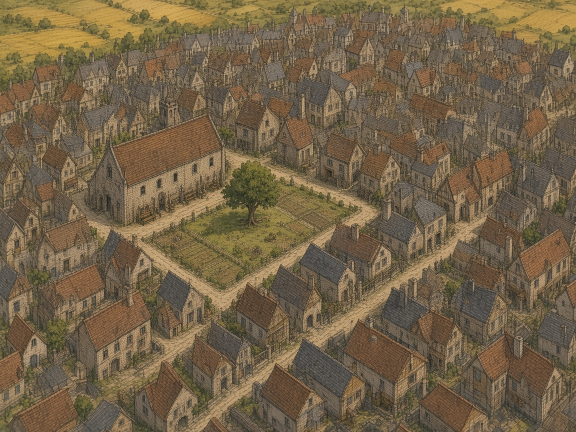
#> input picture 14 - Assets/Maps/Seinbrun-Plan-Atlas.png, 1152 x 864 px (shown at 1/2 size)
$ python label_seat_plans.py
#> lines starting #> are read from the running program, lines starting #| are printed output that depends on the picture
#!/usr/bin/env python3
"""Label the steep bird's-eye plans of the cities and towns.

The ink hand is shared. The ordinary house is the band card in
Map Generation Tooling. Orentel is the shore-lands house, and
Maiethlir uses the mother-core house. The image model was not
asked to write. West is left. A name sits on the feature it names.

    python3 "14 - Assets/Maps/label_seat_plans.py"
"""

from __future__ import annotations

from pathlib import Path

from PIL import Image, ImageDraw, ImageFont


ROOT = Path(__file__).resolve().parent
FONT = Path("/usr/share/fonts/truetype/liberation/LiberationSerif-Bold.ttf")
TYPE = (48, 32, 18)
TYPE_WATER = (28, 48, 62)
HALO = (244, 236, 214)
MARK = (42, 28, 16)

# A mark is text at (x, y). When fx, fy are set, a leader runs from the
# name to that point on the feature, the same way the Orentel city sheet
# keeps the name off the thing it names.
Mark = tuple[int, int, str, tuple[int, int, int]] | tuple[int, int, str, tuple[int, int, int], int, int]


def font(size: int) -> ImageFont.FreeTypeFont:
    return ImageFont.truetype(str(FONT), size)


def halo(draw, xy, text, face, fill):
    draw.text(xy, text, font=face, fill=fill, anchor="mm", stroke_width=3, stroke_fill=HALO)


def leader(draw, start, end):
    draw.line((start, end), fill=HALO, width=3)
    draw.line((start, end), fill=MARK, width=1)


def label(master: str, out: str, marks: list[Mark]) -> None:
#> called with master = 'Seinbrun-Plan-Atlas.png', out = 'Seinbrun-Plan-Atlas-Labeled.png'
    base = Image.open(ROOT / master).convert("RGBA")
    if base.size != (1152, 864):
        raise SystemExit(f"{master} is {base.size}, expected 1152×864")
    ink = ImageDraw.Draw(base)
    face = font(20)
    water = ImageFont.truetype(
        "/usr/share/fonts/truetype/liberation/LiberationSerif-BoldItalic.ttf", 20
    )
    for mark in marks:
        x, y, text, fill = mark[0], mark[1], mark[2], mark[3]
        if len(mark) == 6:
            leader(ink, (x, y), (mark[4], mark[5]))
        halo(ink, (x, y), text, water if fill == TYPE_WATER else face, fill)
    base.convert("RGB").save(ROOT / out, quality=95)
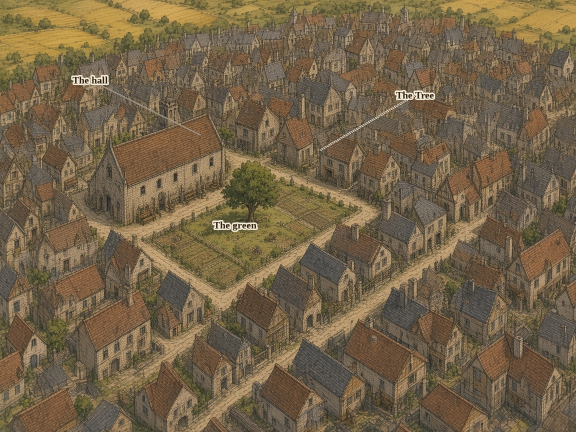
#> saved as Seinbrun-Plan-Atlas-Labeled.png: PIL image 1152x864 RGB (shown at 1/2 size); mean R, G, B 116.1, 98.9, 72.9
    print(f"Wrote {out}")


def main() -> None:
    T, W = TYPE, TYPE_WATER
    label("Seinbrun-Plan-Atlas.png", "Seinbrun-Plan-Atlas-Labeled.png", [
        (180, 160, "The hall", T, 400, 270),
        (830, 190, "The Tree", T, 640, 300),
        (470, 450, "The green", T),
    ])
    label("Rothallo-Plan-Atlas.png", "Rothallo-Plan-Atlas-Labeled.png", [
        (140, 280, "The Tree", T, 280, 430),
        (540, 420, "The Book", T, 380, 510),
        (70, 640, "The gate", T, 170, 730),
        (880, 800, "The beds", T, 620, 780),
    ])
#> call 2 of label, with master = 'Rothallo-Plan-Atlas.png', out = 'Rothallo-Plan-Atlas-Labeled.png'
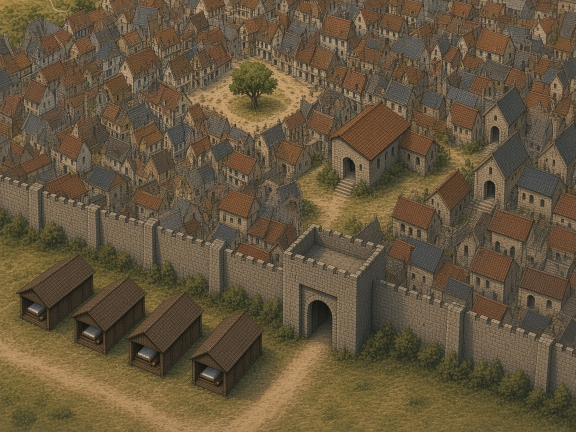
#> input picture 14 - Assets/Maps/Rothallo-Plan-Atlas.png, 1152 x 864 px (shown at 1/2 size)
#> in label (call 2), `base.convert("RGB").save(ROOT / out, quality=95)`:
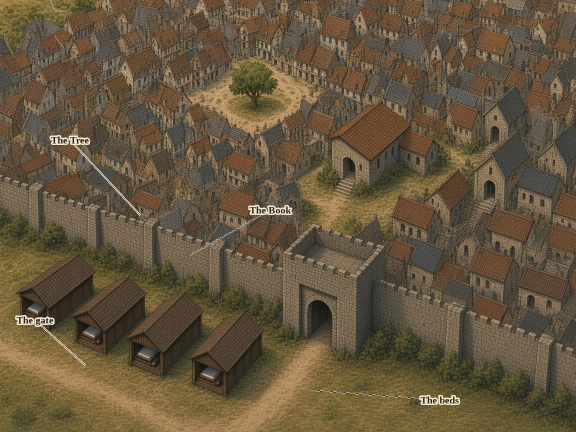
#> saved as Rothallo-Plan-Atlas-Labeled.png: PIL image 1152x864 RGB (shown at 1/2 size); mean R, G, B 101.1, 85.9, 62.2
    label("Larbril-Plan-Atlas.png", "Larbril-Plan-Atlas-Labeled.png", [
        (220, 340, "The Tree", T, 420, 480),
        (700, 460, "The meeting", T, 480, 540),
        (860, 680, "The west road", T),
        (500, 140, "Well-wash", W),
    ])
#> call 3 of label, with master = 'Larbril-Plan-Atlas.png', out = 'Larbril-Plan-Atlas-Labeled.png'
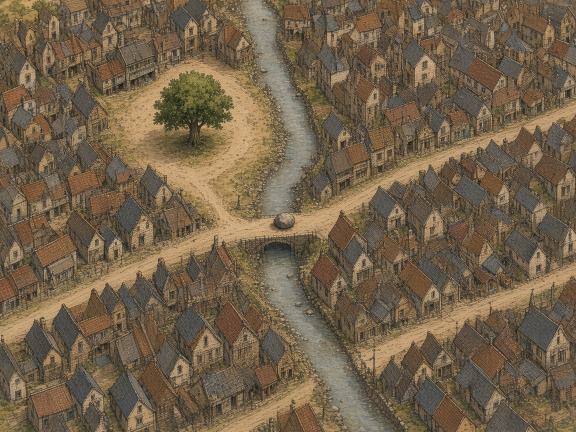
#> input picture 14 - Assets/Maps/Larbril-Plan-Atlas.png, 1152 x 864 px (shown at 1/2 size)
#> in label (call 3), `base.convert("RGB").save(ROOT / out, quality=95)`:
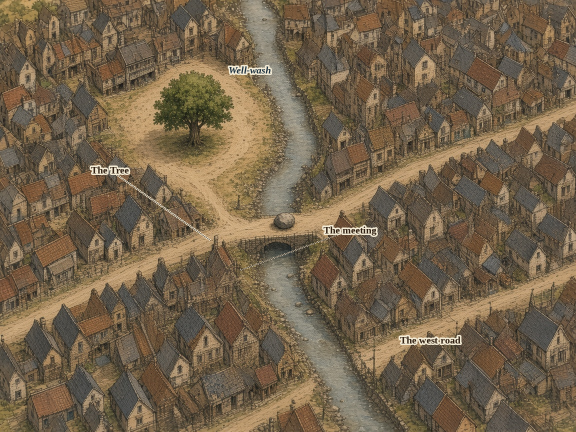
#> saved as Larbril-Plan-Atlas-Labeled.png: PIL image 1152x864 RGB (shown at 1/2 size); mean R, G, B 115.6, 98.4, 75.2
    label("Votaer-Plan-Atlas.png", "Votaer-Plan-Atlas-Labeled.png", [
        (680, 170, "The Tree", T, 480, 300),
        (90, 300, "Classification quay", T, 310, 500),
    ])
    label("Raitin-Plan-Atlas.png", "Raitin-Plan-Atlas-Labeled.png", [
        (200, 170, "The Tree", T, 380, 280),
        (840, 150, "The hall", T, 620, 240),
        (840, 540, "The river stair", T, 640, 480),
    ])
    label("Naenor-Plan-Atlas.png", "Naenor-Plan-Atlas-Labeled.png", [
        (880, 150, "The Tree", T, 690, 240),
        (900, 500, "The signing-watch", T, 700, 400),
    ])
    label("Lunbra-Plan-Atlas.png", "Lunbra-Plan-Atlas-Labeled.png", [
        (320, 260, "The Tree", T, 530, 370),
        (1000, 160, "The roll-room", T, 780, 260),
        (360, 540, "The square", T, 520, 470),
        (760, 800, "Chart-run", W),
    ])
    label("Braetu-Plan-Atlas.png", "Braetu-Plan-Atlas-Labeled.png", [
        (1040, 520, "The quote-desk", T, 880, 650),
        (280, 720, "The unlit berth", T, 520, 620),
        (800, 150, "The Tree", T, 980, 280),
        (140, 480, "West Water", W),
    ])
    label("Tasain-Plan-Atlas.png", "Tasain-Plan-Atlas-Labeled.png", [
        (200, 280, "The Tree", T, 400, 400),
        (460, 830, "The town gate", T, 700, 720),
    ])
    label("Sanbreo-Plan-Atlas.png", "Sanbreo-Plan-Atlas-Labeled.png", [
        (472, 540, "The shore gate", T, 292, 650),
        (472, 430, "The slate", T, 312, 590),
    ])
    label("Natai-Plan-Atlas.png", "Natai-Plan-Atlas-Labeled.png", [
        (320, 220, "The Tree", T, 520, 340),
        (300, 820, "The town gate", T, 540, 740),
    ])
    label("Eolvaeth-Plan-Atlas.png", "Eolvaeth-Plan-Atlas-Labeled.png", [
        (200, 170, "The Tree", T, 410, 280),
        (280, 540, "The spring", T, 490, 440),
        (920, 250, "The gift-hall", T, 700, 360),
    ])
    label("Harrows-Green-Plan-Atlas.png", "Harrows-Green-Plan-Atlas-Labeled.png", [
        (380, 240, "The Tree", T, 640, 360),
        (980, 380, "The stone", T, 790, 450),
    ])
    label("Mill-hold-Plan-Atlas.png", "Mill-hold-Plan-Atlas-Labeled.png", [
        (180, 160, "The Tree", T, 360, 280),
        (340, 460, "The culvert", T, 520, 520),
        (860, 780, "The mill-race", W),
    ])
    label("Ornsael-Plan-Atlas.png", "Ornsael-Plan-Atlas-Labeled.png", [
        (220, 210, "The Tree", T, 400, 330),
        (740, 330, "The well", T, 560, 400),
        (160, 470, "The west-road", T),
    ])
    label("Nelath-Plan-Atlas.png", "Nelath-Plan-Atlas-Labeled.png", [
        (220, 270, "The Tree", T, 400, 400),
        (760, 370, "The stone", T, 590, 450),
        (860, 180, "The scar", T, 1020, 420),
    ])
    # These two plans are the city sheets. Their labels already sit
    # on the features, including the quay and hall marks.
    for src, dst in (
        ("Orentel-City-Atlas-Labeled.png", "Orentel-Plan-Atlas-Labeled.png"),
        ("Maiethlir-City-Atlas-Labeled.png", "Maiethlir-Plan-Atlas-Labeled.png"),
    ):
        image = Image.open(ROOT / src).convert("RGB")
        image.save(ROOT / dst, quality=95)
        print(f"Wrote {dst}")


if __name__ == "__main__":
#> (the run stopped early here; a loop or call above may not have finished)
